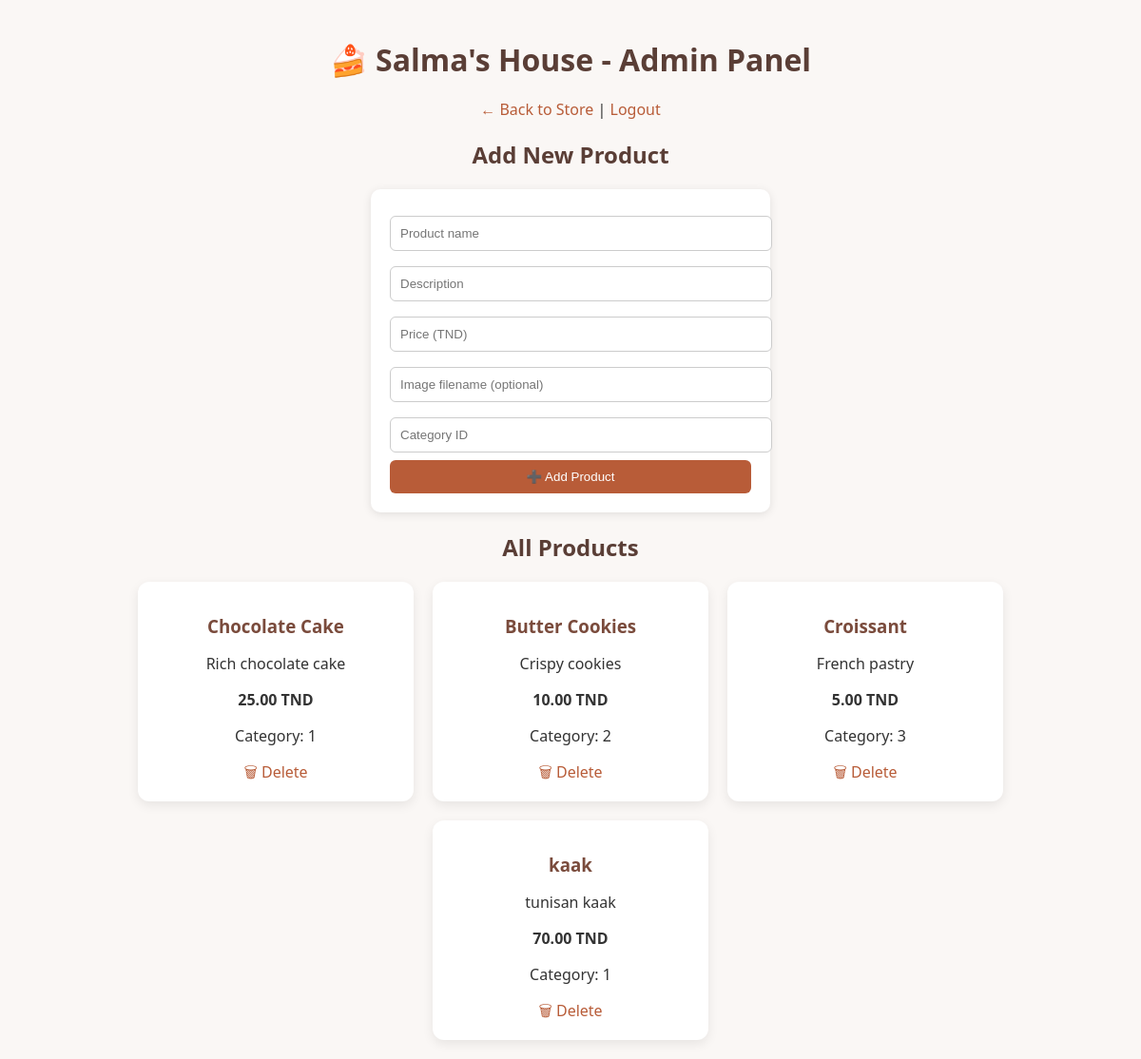
The page /public/admin.php (signed in) on the database its author committed.
### tables this page shows
CREATE TABLE `products` (
  `id` int(11) NOT NULL,
  `name` varchar(100) DEFAULT NULL,
  `description` text DEFAULT NULL,
  `price` decimal(10,2) DEFAULT NULL,
  `image` varchar(255) DEFAULT NULL,
  `category_id` int(11) DEFAULT NULL
);

### app/controllers/AdminProductController.php (called while the page is built, shortened)
<?php
class AdminProductController
{
    private ProductManager $pm;
    public function __construct(ProductManager $pm)
    {
        $this->pm = $pm;
    }
    public function index()
    {
        return $this->pm->getAll();
    }
}

### app/models/ProductManager.php (called while the page is built, shortened)
<?php
require_once __DIR__ . '/Product.php';
class ProductManager
{
    private PDO $connection;
    public function __construct(PDO $connection)
    {
        $this->connection = $connection;
    }
    public function getAll(): array
    {
        $sql = 'SELECT id, name, description, price, image, category_id FROM products';
        $statement = $this->connection->prepare($sql);
        $statement->execute();
        $products = [];
        while ($row = $statement->fetch(PDO::FETCH_ASSOC)) {
            $products[] = new Product(
                $row['id'],
                $row['name'],
                $row['description'],
                $row['price'],
                $row['image'],
                $row['category_id']
            );
        }
        return $products;
    }
public function search($filters): array
{
    $sql = "SELECT * FROM products WHERE 1=1";
    $params = [];
    if (!empty($filters['name'])) {
        $sql .= " AND name LIKE :name";
        $params[':name'] = '%' . $filters['name'] . '%';
    }
    if (!empty($filters['category_id'])) {
        $sql .= " AND category_id = :category_id";
        $params[':category_id'] = $filters['category_id'];
    }
    if (!empty($filters['max_price'])) {
        $sql .= " AND price <= :max_price";
        $params[':max_price'] = $filters['max_price'];
    }
    $stmt = $this->connection->prepare($sql);
    $stmt->execute($params);
    $products = [];
    while ($row = $stmt->fetch(PDO::FETCH_ASSOC)) {
        $products[] = new Product(
            $row['id'],
            $row['name'],
            $row['description'],
            $row['price'],
            $row['image'],
            $row['category_id']
        );
    }
    return $products;
}    }

### app/models/Product.php (called while the page is built, shortened)
<?php
class Product
{
    private $id;
    private $name;
    private $description;
    private $price;
    private $category_id;
    public function __construct($id, $name, $description, $price, $image, $category_id)
    {
        $this->id = $id;
        $this->name = $name;
        $this->description = $description;
        $this->price = $price;
        $this->category_id = $category_id;
    }
    public function getId()
    {
        return $this->id;
    }
    public function getName()
    {
        return $this->name;
    }
    public function getDescription()
    {
        return $this->description;
    }
    public function getPrice()
    {
        return $this->price;
    }
    public function getCategoryId()
    {
        return $this->category_id;
    }
}

### public/admin.php (the view, shortened to what this page needs)
<?php
require_once __DIR__ . '/../../app/models/Product.php';
require_once __DIR__ . '/../../app/models/ProductManager.php';
require_once __DIR__ . '/../../app/controllers/AdminProductController.php';
$db = Database::getInstance()->getConnection();
$pm = new ProductManager($db);
$admin = new AdminProductController($pm);
$products = $admin->index();
?>
<!DOCTYPE html>
<html>
<head>
    <link rel="stylesheet" href="/salma-house/public/assets/style.css">
</head>
<body>
<h1>🍰 Salma's House - Admin Panel</h1>
<p style="text-align:center;">
    <a href="/salma-house/public/products.php">← Back to Store</a> |
    <a href="/salma-house/public/logout.php">Logout</a>
</p>
<h2>Add New Product</h2>
<form method="POST">
    <input type="text" name="name" placeholder="Product name" required>
    <input type="text" name="description" placeholder="Description" required>
    <input type="number" step="0.01" name="price" placeholder="Price (TND)" required>
    <input type="text" name="image" placeholder="Image filename (optional)">
    <input type="number" name="category_id" placeholder="Category ID" required>
    <button type="submit">➕ Add Product</button>
</form>
<h2>All Products</h2>
<div class="container">
<?php foreach ($products as $p): ?>
    <div class="product-card">
        <h3><?= htmlspecialchars($p->getName()) ?></h3>
        <p><?= htmlspecialchars($p->getDescription()) ?></p>
        <p><strong><?= $p->getPrice() ?> TND</strong></p>
        <p>Category: <?= $p->getCategoryId() ?></p>
        <a href="?delete=<?= $p->getId() ?>"
           onclick="return confirm('Delete this product?')">
           🗑 Delete
        </a>
    </div>
<?php endforeach; ?>
</div>
</body>
</html>

### public/assets/style.css (style rules this page uses)
body { font-family: 'Segoe UI', Arial, sans-serif; background: #faf7f5; margin: 0; padding: 20px; color: #333; }
h1, h2 { text-align: center; color: #5a3e36; margin-bottom: 20px; }
.container { width: 90%; margin: auto; display: flex; flex-wrap: wrap; justify-content: center; gap: 20px; }
.product-card { width: 260px; background: #ffffff; border-radius: 12px; box-shadow: 0 4px 12px rgba(0,0,0,0.08); padding: 15px; text-align: center; transition: 0.2s ease; }
.product-card h3 { color: #7a4b3c; margin-bottom: 10px; }
form { width: 380px; margin: 20px auto; padding: 20px; background: white; border-radius: 10px; box-shadow: 0 2px 10px rgba(0,0,0,0.1); }
input { width: 100%; padding: 10px; margin: 8px 0; border: 1px solid #ccc; border-radius: 6px; }
button { width: 100%; padding: 10px; background: #b85c38; color: white; border: none; border-radius: 6px; cursor: pointer; }
a { color: #b85c38; text-decoration: none; }

### rows shown on the page
products: name "Chocolate Cake", description "Rich chocolate cake", price "25.00", category "1"
products: name "Butter Cookies", description "Crispy cookies", price "10.00", category "2"
products: name "Croissant", description "French pastry", price "5.00", category "3"
products: name "kaak", description "tunisan kaak", price "70.00", category "1"
